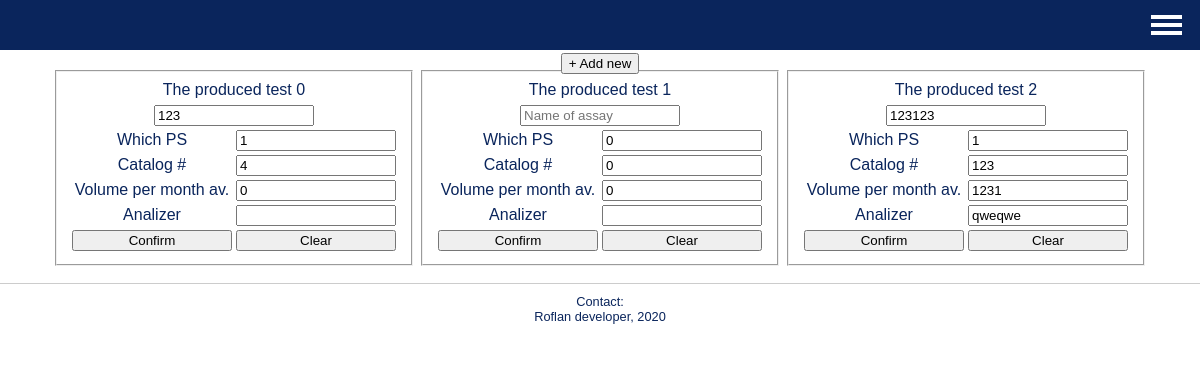
The app's page /loT.php (signed in) with its own data.
### tables this page shows
CREATE TABLE `Tests` (
  `ID_test` int(11) NOT NULL,
  `ID_user` int(11) NOT NULL,
  `ID_PS` int(11) NOT NULL,
  `Name_of_assay` varchar(55) NOT NULL,
  `Cat_num` int(10) NOT NULL,
  `Vol_per_m` int(20) NOT NULL,
  `Analizer` text NOT NULL
);

### loT.php (the view, shortened to what this page needs)
<?php
if($_SESSION["session_role"]==10)
	{
?>
<!DOCTYPE html>
<html>
    <head>
        <link href="s_main.css" rel="stylesheet">
    </head>
    <body>
        <div id="header">
            <h1>Before audit</h1>
			<h2>Welcome, <span><?php echo $_SESSION['session_username'];?></span></h2>
			<nav class="menu">
				<label for="checkbox" class="menu_btn"><div class="menu_icon"></div></label>
			</nav>
        </div>
            <div id="article">
				<p><button id="b_add" type="button" onclick="Add_new()" name="Add">+ Add new</button></p>
                    <?php require_once 'connect.php';
					mysqli_query($link, "SET NAMES utf8");
					mysqli_query($link, "SET CHARACTER utf8");
					mysqli_query($link, "SET character_set_client = utf8");
					mysqli_query($link, "SET character_set_connection = utf8");
					mysqli_query($link, "SET character_set_results = utf8");
						$id_pers=$_SESSION['session_id_us'];
						$query ="SELECT * FROM Tests WHERE `ID_user` =  $id_pers";
						$result = mysqli_query($link, $query) or die("Ошибка " . mysqli_error($link));
						if($result)
						{
							$rows = mysqli_num_rows($result);
					?>
				<table>
					<?php
							for ($i = 0 ; $i < $rows ; ++$i)
							{
								$rem=intdiv($i,3);
								if ($i%3 == 0) {echo "<tr id='row_$rem'>";}
								$row = mysqli_fetch_row($result);
								echo "<td><form method = 'POST' action='LoT_w.php'><fieldset style='heigth:200px;width:300px;'><table><tr>";
								echo "<td colspan='2'>The produced test $i </td></tr>";
								echo "<tr><td colspan='2'><input type='text' name='name' id='name' placeholder='Name of assay' value='$row[3]'/></td></tr>";
								echo "<tr><td><label for='W_PS'>Which PS</label></td> <td><input type='text' name='W_PS' id='W_PS' value='$row[2]' /></td></tr>";
								echo "<tr><td><label for='Cat_num'>Catalog #</label></td> <td><input type='text' name='Cat_num' id='Cat_num' value='$row[4]' /></td></tr>";
								echo "<tr><td><label for='Vpm_av'>Volume per month av.</label></td><td><input type='text' name='Vpm_av' id='Vpm_av' value='$row[5]'/></td></tr>";
								echo "<tr><td><label for='Analizer'>Analizer</label></td> <td><input type='text' name='Analizer' id='Analizer' value='$row[6]' /></td></tr>";
								echo "<tr><td><input type='submit' name='update' value='Confirm'/></td> <td><input type='reset' value='Clear'/></td></tr></table></fieldset></form></td>";
								if ($i%3 == 2) {echo "</tr>";}
							}
						}
					?>
				</table>
			</div>
        <div id="footer">
            <p>Contact:  </p>
            <p>Roflan developer, 2020</p>
        </div>
    </body>
</html>
<?php
	} else header("location:admin.php?level=0");
?>

### s_main.css (style rules this page uses)
* { box-sizing: border-box; }
html, body, div, span, h1, h2, h3, h4, h5, h6, p, a, ul, li { margin: 0; padding: 0; border: 0; font-size: 100%; vertical-align: baseline; }
body { font-family: Arial, Verdana, sans-serif; background-color: #FFF; color: #0a255c; }
input { width: 160px; }
#b_add { position: relative; top: 0.5em; }
#header { background-color: #0a255c; }
#article { padding: 10px; text-align: center; min-height:170px; }
#article table { text-align: center; margin: 0 auto; }
#footer { border-top: 1px solid #ccc; font-size: .8em; text-align: center; padding: 10px 10px 30px 10px; }
#footer p { max-width: 1200px; margin: 0 auto; }
#footer { min-width: 768px; }
.menu { position: fixed; display: flex; align-items: center; justify-content: flex-end; padding: 0 16px; top: 0; background-color: #0a255c; left: 0; right: 0; height: 50px; z-index: 9999999; }
.menu_btn { position: relative; display: flex; align-items: center; justify-content: center; width: 35px; height: 30px; cursor: pointer; transition: 0.4s; }
.menu_icon { display: block; position: relative; background: white; width: 90%; height: 4px; transition: 0.4s; }
.menu_icon::after, .menu_icon::before { content: ""; display: block; position: absolute; background: white; width: 100%; height: 4px; transition: 0.4s; }
.menu_icon::after { top: 8px; }
.menu_icon::before { top: -8px; }

### records on screen
tests: name "123", W_PS "1", Cat_num "4", Vpm_av "0"
tests: W_PS "0", Cat_num "0", Vpm_av "0"
tests: name "123123", W_PS "1", Cat_num "123", Vpm_av "1231", Analizer "qweqwe"
